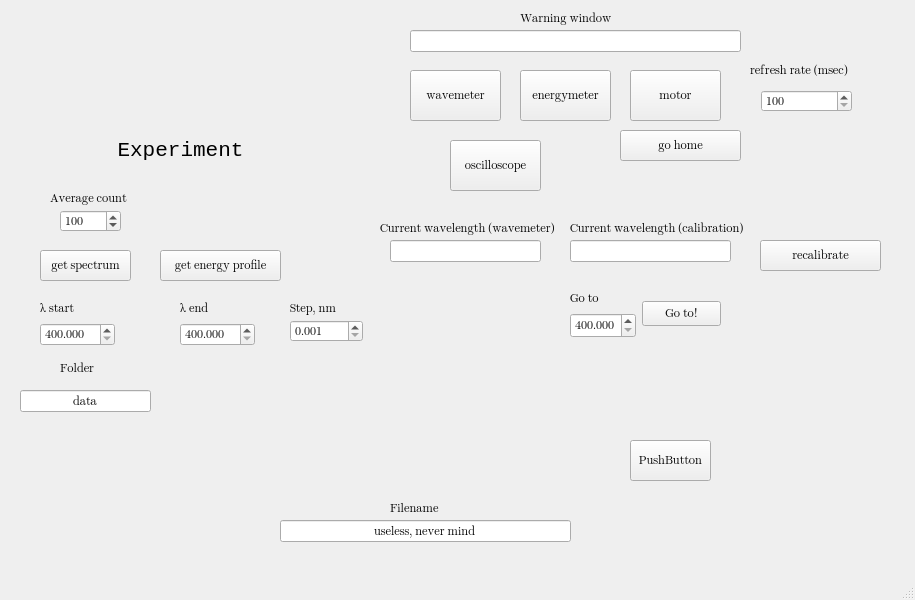
<?xml version="1.0" encoding="UTF-8"?>
<ui version="4.0">
 <class>MainWindow</class>
 <widget class="QMainWindow" name="MainWindow">
  <property name="geometry">
   <rect>
    <x>0</x>
    <y>0</y>
    <width>915</width>
    <height>600</height>
   </rect>
  </property>
  <property name="font">
   <font>
    <family>Segoe UI Emoji</family>
   </font>
  </property>
  <property name="windowTitle">
   <string>MainWindow</string>
  </property>
  <property name="autoFillBackground">
   <bool>false</bool>
  </property>
  <widget class="QWidget" name="centralwidget">
   <widget class="QPushButton" name="wavemeterConnectButton">
    <property name="enabled">
     <bool>true</bool>
    </property>
    <property name="geometry">
     <rect>
      <x>410</x>
      <y>70</y>
      <width>91</width>
      <height>51</height>
     </rect>
    </property>
    <property name="autoFillBackground">
     <bool>true</bool>
    </property>
    <property name="text">
     <string>wavemeter</string>
    </property>
   </widget>
   <widget class="QLabel" name="label">
    <property name="geometry">
     <rect>
      <x>100</x>
      <y>120</y>
      <width>161</width>
      <height>61</height>
     </rect>
    </property>
    <property name="font">
     <font>
      <family>Consolas</family>
      <pointsize>16</pointsize>
     </font>
    </property>
    <property name="text">
     <string>Experiment</string>
    </property>
    <property name="alignment">
     <set>Qt::AlignCenter</set>
    </property>
   </widget>
   <widget class="QPushButton" name="pushButton">
    <property name="geometry">
     <rect>
      <x>630</x>
      <y>440</y>
      <width>81</width>
      <height>41</height>
     </rect>
    </property>
    <property name="text">
     <string>PushButton</string>
    </property>
   </widget>
   <widget class="QPushButton" name="energymeterConnectButton">
    <property name="enabled">
     <bool>true</bool>
    </property>
    <property name="geometry">
     <rect>
      <x>520</x>
      <y>70</y>
      <width>91</width>
      <height>51</height>
     </rect>
    </property>
    <property name="text">
     <string>energymeter</string>
    </property>
   </widget>
   <widget class="QPushButton" name="motorConnectButton">
    <property name="enabled">
     <bool>true</bool>
    </property>
    <property name="geometry">
     <rect>
      <x>630</x>
      <y>70</y>
      <width>91</width>
      <height>51</height>
     </rect>
    </property>
    <property name="text">
     <string>motor</string>
    </property>
   </widget>
   <widget class="QLineEdit" name="warningWindowLineEdit">
    <property name="geometry">
     <rect>
      <x>410</x>
      <y>30</y>
      <width>331</width>
      <height>22</height>
     </rect>
    </property>
    <property name="readOnly">
     <bool>true</bool>
    </property>
   </widget>
   <widget class="QLabel" name="label_2">
    <property name="geometry">
     <rect>
      <x>520</x>
      <y>10</y>
      <width>121</width>
      <height>16</height>
     </rect>
    </property>
    <property name="text">
     <string>Warning window</string>
    </property>
   </widget>
   <widget class="QPushButton" name="getEnergyProfilePushButton">
    <property name="enabled">
     <bool>true</bool>
    </property>
    <property name="geometry">
     <rect>
      <x>160</x>
      <y>250</y>
      <width>121</width>
      <height>31</height>
     </rect>
    </property>
    <property name="autoFillBackground">
     <bool>true</bool>
    </property>
    <property name="text">
     <string>get energy profile</string>
    </property>
   </widget>
   <widget class="QPushButton" name="getSpectrumPushButton">
    <property name="enabled">
     <bool>true</bool>
    </property>
    <property name="geometry">
     <rect>
      <x>40</x>
      <y>250</y>
      <width>91</width>
      <height>31</height>
     </rect>
    </property>
    <property name="autoFillBackground">
     <bool>true</bool>
    </property>
    <property name="text">
     <string>get spectrum</string>
    </property>
   </widget>
   <widget class="QLineEdit" name="filenameLineEdit">
    <property name="geometry">
     <rect>
      <x>280</x>
      <y>520</y>
      <width>291</width>
      <height>22</height>
     </rect>
    </property>
    <property name="text">
     <string>useless, never mind</string>
    </property>
    <property name="alignment">
     <set>Qt::AlignCenter</set>
    </property>
   </widget>
   <widget class="QLabel" name="label_5">
    <property name="geometry">
     <rect>
      <x>390</x>
      <y>500</y>
      <width>101</width>
      <height>16</height>
     </rect>
    </property>
    <property name="text">
     <string>Filename</string>
    </property>
   </widget>
   <widget class="QLineEdit" name="wavemeterWavelengthLineEdit">
    <property name="geometry">
     <rect>
      <x>390</x>
      <y>240</y>
      <width>151</width>
      <height>22</height>
     </rect>
    </property>
    <property name="alignment">
     <set>Qt::AlignCenter</set>
    </property>
    <property name="readOnly">
     <bool>true</bool>
    </property>
   </widget>
   <widget class="QLineEdit" name="calibrationWavelengthLineEdit">
    <property name="geometry">
     <rect>
      <x>570</x>
      <y>240</y>
      <width>161</width>
      <height>22</height>
     </rect>
    </property>
    <property name="alignment">
     <set>Qt::AlignCenter</set>
    </property>
    <property name="readOnly">
     <bool>true</bool>
    </property>
   </widget>
   <widget class="QLabel" name="label_6">
    <property name="geometry">
     <rect>
      <x>750</x>
      <y>60</y>
      <width>131</width>
      <height>21</height>
     </rect>
    </property>
    <property name="text">
     <string>refresh rate (msec)</string>
    </property>
   </widget>
   <widget class="QSpinBox" name="refreshRateSpinBox">
    <property name="geometry">
     <rect>
      <x>761</x>
      <y>90</y>
      <width>91</width>
      <height>22</height>
     </rect>
    </property>
    <property name="minimum">
     <number>100</number>
    </property>
    <property name="maximum">
     <number>10000</number>
    </property>
    <property name="singleStep">
     <number>100</number>
    </property>
   </widget>
   <widget class="QLabel" name="label_7">
    <property name="geometry">
     <rect>
      <x>290</x>
      <y>300</y>
      <width>49</width>
      <height>16</height>
     </rect>
    </property>
    <property name="text">
     <string>Step, nm</string>
    </property>
   </widget>
   <widget class="QDoubleSpinBox" name="wavelengthStepSpinBox">
    <property name="geometry">
     <rect>
      <x>290</x>
      <y>320</y>
      <width>73</width>
      <height>22</height>
     </rect>
    </property>
    <property name="decimals">
     <number>3</number>
    </property>
    <property name="minimum">
     <double>0.001000000000000</double>
    </property>
    <property name="maximum">
     <double>100.000000000000000</double>
    </property>
    <property name="singleStep">
     <double>0.001000000000000</double>
    </property>
    <property name="value">
     <double>0.001000000000000</double>
    </property>
   </widget>
   <widget class="QLabel" name="label_8">
    <property name="geometry">
     <rect>
      <x>380</x>
      <y>220</y>
      <width>191</width>
      <height>16</height>
     </rect>
    </property>
    <property name="text">
     <string>Current wavelength (wavemeter)</string>
    </property>
   </widget>
   <widget class="QLabel" name="label_9">
    <property name="geometry">
     <rect>
      <x>570</x>
      <y>220</y>
      <width>191</width>
      <height>16</height>
     </rect>
    </property>
    <property name="text">
     <string>Current wavelength (calibration)</string>
    </property>
   </widget>
   <widget class="QPushButton" name="recalibrateButton">
    <property name="enabled">
     <bool>true</bool>
    </property>
    <property name="geometry">
     <rect>
      <x>760</x>
      <y>240</y>
      <width>121</width>
      <height>31</height>
     </rect>
    </property>
    <property name="text">
     <string>recalibrate</string>
    </property>
   </widget>
   <widget class="QPushButton" name="goHomeButton">
    <property name="enabled">
     <bool>true</bool>
    </property>
    <property name="geometry">
     <rect>
      <x>620</x>
      <y>130</y>
      <width>121</width>
      <height>31</height>
     </rect>
    </property>
    <property name="text">
     <string>go home</string>
    </property>
   </widget>
   <widget class="QWidget" name="layoutWidget">
    <property name="geometry">
     <rect>
      <x>180</x>
      <y>300</y>
      <width>75</width>
      <height>46</height>
     </rect>
    </property>
    <layout class="QVBoxLayout" name="verticalLayout">
     <item>
      <widget class="QLabel" name="label_4">
       <property name="text">
        <string>λ end</string>
       </property>
      </widget>
     </item>
     <item>
      <widget class="QDoubleSpinBox" name="wavelengthEndSpinBox">
       <property name="decimals">
        <number>3</number>
       </property>
       <property name="minimum">
        <double>400.000000000000000</double>
       </property>
       <property name="maximum">
        <double>1000.000000000000000</double>
       </property>
       <property name="singleStep">
        <double>0.001000000000000</double>
       </property>
      </widget>
     </item>
    </layout>
   </widget>
   <widget class="QWidget" name="layoutWidget">
    <property name="geometry">
     <rect>
      <x>40</x>
      <y>300</y>
      <width>75</width>
      <height>46</height>
     </rect>
    </property>
    <layout class="QVBoxLayout" name="verticalLayout_2">
     <item>
      <widget class="QLabel" name="label_3">
       <property name="text">
        <string>λ start</string>
       </property>
      </widget>
     </item>
     <item>
      <widget class="QDoubleSpinBox" name="wavelengthStartSpinBox">
       <property name="decimals">
        <number>3</number>
       </property>
       <property name="minimum">
        <double>400.000000000000000</double>
       </property>
       <property name="maximum">
        <double>1000.000000000000000</double>
       </property>
       <property name="singleStep">
        <double>0.001000000000000</double>
       </property>
      </widget>
     </item>
    </layout>
   </widget>
   <widget class="QPushButton" name="oscilloscopeConnectButton">
    <property name="enabled">
     <bool>true</bool>
    </property>
    <property name="geometry">
     <rect>
      <x>450</x>
      <y>140</y>
      <width>91</width>
      <height>51</height>
     </rect>
    </property>
    <property name="autoFillBackground">
     <bool>true</bool>
    </property>
    <property name="text">
     <string>oscilloscope</string>
    </property>
   </widget>
   <widget class="QSpinBox" name="averageCountSpinBox">
    <property name="geometry">
     <rect>
      <x>60</x>
      <y>210</y>
      <width>61</width>
      <height>22</height>
     </rect>
    </property>
    <property name="minimum">
     <number>1</number>
    </property>
    <property name="maximum">
     <number>500</number>
    </property>
    <property name="value">
     <number>100</number>
    </property>
   </widget>
   <widget class="QLabel" name="label_11">
    <property name="geometry">
     <rect>
      <x>50</x>
      <y>190</y>
      <width>101</width>
      <height>16</height>
     </rect>
    </property>
    <property name="text">
     <string>Average count</string>
    </property>
   </widget>
   <widget class="QLabel" name="label_12">
    <property name="geometry">
     <rect>
      <x>60</x>
      <y>360</y>
      <width>101</width>
      <height>16</height>
     </rect>
    </property>
    <property name="text">
     <string>Folder</string>
    </property>
   </widget>
   <widget class="QLineEdit" name="folderLineEdit">
    <property name="geometry">
     <rect>
      <x>20</x>
      <y>390</y>
      <width>131</width>
      <height>22</height>
     </rect>
    </property>
    <property name="layoutDirection">
     <enum>Qt::LeftToRight</enum>
    </property>
    <property name="autoFillBackground">
     <bool>false</bool>
    </property>
    <property name="text">
     <string>data</string>
    </property>
    <property name="alignment">
     <set>Qt::AlignCenter</set>
    </property>
   </widget>
   <widget class="QWidget" name="">
    <property name="geometry">
     <rect>
      <x>570</x>
      <y>290</y>
      <width>151</width>
      <height>48</height>
     </rect>
    </property>
    <layout class="QHBoxLayout" name="horizontalLayout">
     <item>
      <layout class="QVBoxLayout" name="verticalLayout_3">
       <item>
        <widget class="QLabel" name="label_10">
         <property name="text">
          <string>Go to</string>
         </property>
        </widget>
       </item>
       <item>
        <widget class="QDoubleSpinBox" name="goToSpinBox">
         <property name="decimals">
          <number>3</number>
         </property>
         <property name="minimum">
          <double>400.000000000000000</double>
         </property>
         <property name="maximum">
          <double>700.000000000000000</double>
         </property>
         <property name="singleStep">
          <double>0.001000000000000</double>
         </property>
         <property name="value">
          <double>400.000000000000000</double>
         </property>
        </widget>
       </item>
      </layout>
     </item>
     <item>
      <widget class="QPushButton" name="goToPushButton">
       <property name="enabled">
        <bool>true</bool>
       </property>
       <property name="autoFillBackground">
        <bool>true</bool>
       </property>
       <property name="text">
        <string>Go to!</string>
       </property>
      </widget>
     </item>
    </layout>
   </widget>
  </widget>
  <widget class="QMenuBar" name="menubar">
   <property name="geometry">
    <rect>
     <x>0</x>
     <y>0</y>
     <width>915</width>
     <height>22</height>
    </rect>
   </property>
  </widget>
  <widget class="QStatusBar" name="statusbar"/>
 </widget>
 <resources/>
 <connections/>
</ui>
